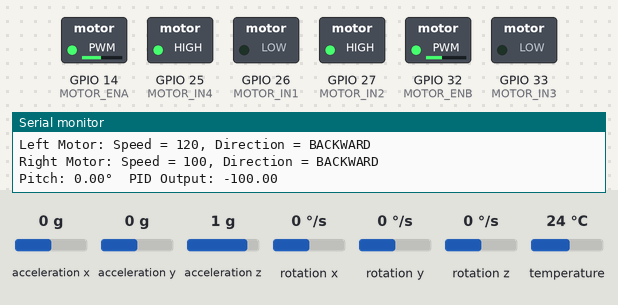
Bench run of a sketch on a simulated ESP32. On the bench: switched loads named in the sketch (green lamp = pin HIGH), the last lines printed to the serial monitor. The inputs (shaded band) are chosen by the test bench; at power-on: acceleration y 0 g, acceleration z 1 g, acceleration x 0 g, rotation x 0 °/s, rotation y 0 °/s, rotation z 0 °/s, temperature 24 °C.

Above: at 1.2 s.
1.3 s: acceleration y set to -1.4 g
At 2.0 s:
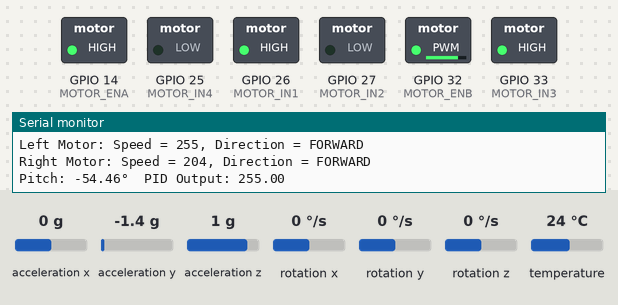
2.9 s: acceleration y set to 0 g
At 3.7 s:
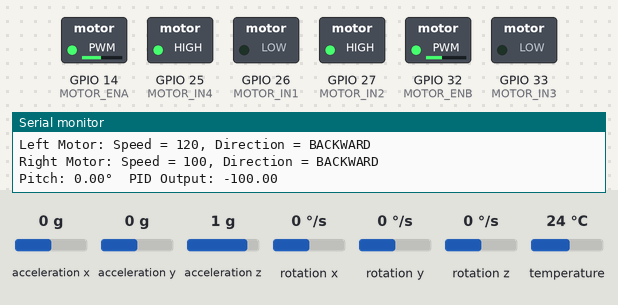
4.5 s: acceleration z set to 0.1 g
6.0 s: acceleration z set to -0.2 g
At 7.0 s:
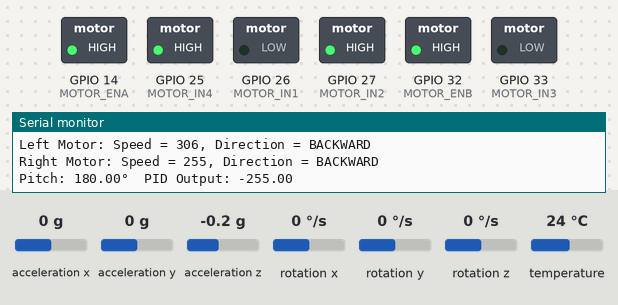
7.5 s: acceleration z set to 0 g
At 8.8 s:
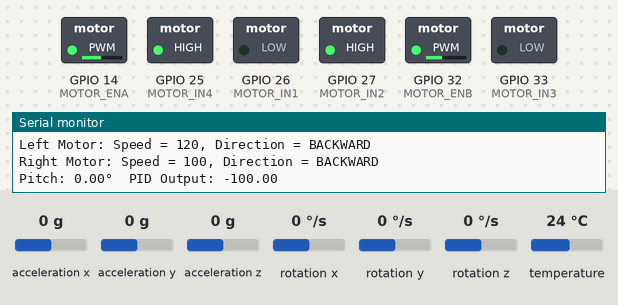
9.1 s: acceleration y set to -0.8 g
At 10.6 s:
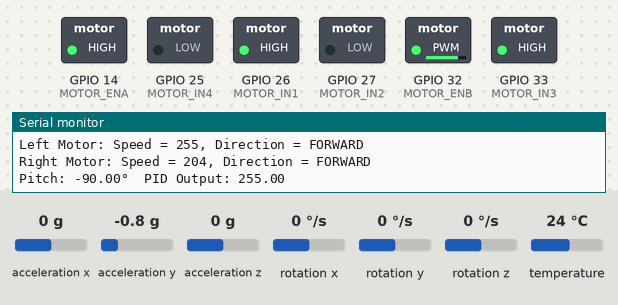
Timing chart, 0 to 11.6 s (numbered marks = the images above; inputs shaded):
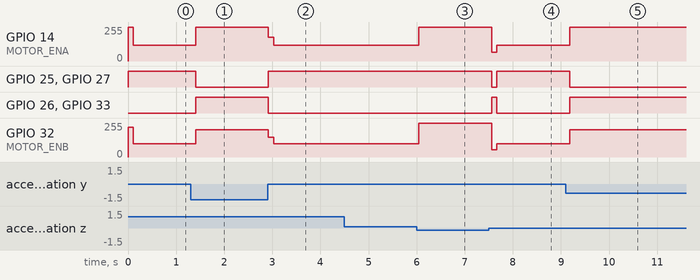

The sketch:

reading.ino
```cpp
#include <Wire.h>
#include <Adafruit_MPU6050.h>
#include <Adafruit_Sensor.h>

// Define motor driver pins for L293N
#define MOTOR_ENA 14  // Motor A PWM pin
#define MOTOR_IN1 26  // Motor A control pin
#define MOTOR_IN2 27  // Motor A control pin

#define MOTOR_ENB 32  // Motor B PWM pin
#define MOTOR_IN3 33  // Motor B control pin
#define MOTOR_IN4 25  // Motor B control pin

// Define MPU6050 interrupt pin
#define MPU_INT_PIN 2

Adafruit_MPU6050 mpu;

// PID constants
float kp = 40;  // Proportional gain
float ki = 0;   // Integral gain
float kd = 0.1;   // Derivative gain

float setPoint = -2.5;   // Target angle (upright position)
float lastError = 0;
float errorSum = 0;
float lastTime = 0;

void setup() {
  Serial.begin(115200);
  Wire.begin();

  // Initialize MPU6050
  if (!mpu.begin()) {
    Serial.println("Failed to find MPU6050 chip");
    while (1) { delay(10); }
  }

  mpu.setAccelerometerRange(MPU6050_RANGE_2_G);
  mpu.setGyroRange(MPU6050_RANGE_250_DEG);
  mpu.setFilterBandwidth(MPU6050_BAND_21_HZ);

  pinMode(MPU_INT_PIN, INPUT);

  // Motor setup
  pinMode(MOTOR_IN1, OUTPUT);
  pinMode(MOTOR_IN2, OUTPUT);
  pinMode(MOTOR_IN3, OUTPUT);
  pinMode(MOTOR_IN4, OUTPUT);

  // Configure PWM for motors
  ledcSetup(0, 1000, 8);  // Channel 0 for MOTOR_ENA
  ledcAttachPin(MOTOR_ENA, 0);  // Attach MOTOR_ENA to channel 0

  ledcSetup(1, 1000, 8);  // Channel 1 for MOTOR_ENB
  ledcAttachPin(MOTOR_ENB, 1);  // Attach MOTOR_ENB to channel 1

  Serial.println("MPU6050 and motor setup completed.");
}

void loop() {
  // Get MPU6050 sensor data
  sensors_event_t a, g, temp;
  mpu.getEvent(&a, &g, &temp);

  // Calculate pitch from accelerometer data
  float pitch = atan2(a.acceleration.y, a.acceleration.z) * 180 / PI;

  // Calculate PID control values
  float error = setPoint - pitch;
  float currentTime = millis();
  float deltaTime = (currentTime - lastTime) / 1000.0;  // Convert to seconds

  errorSum += error * deltaTime;  // Integral term
  float rateOfChange = (error - lastError) / deltaTime;  // Derivative term

  // PID output
  float pidOutput = (kp * error) + (ki * errorSum) + (kd * rateOfChange);

  // Constrain PID output to motor speed range (0 to 255)
  pidOutput = constrain(pidOutput, -255, 255);

  // Control motors based on PID output
  controlMotors(pidOutput);

  // Update last error and time
  lastError = error;
  lastTime = currentTime;

  // Display data for debugging
  Serial.print("Pitch: ");
  Serial.print(pitch);
  Serial.print("°\tPID Output: ");
  Serial.println(pidOutput);

  delay(100);  // Short delay for smoother operation
}

void controlMotors(float speed) {
  int leftMotorSpeed, rightMotorSpeed;

  // Split PID output for both motors
  if (speed > 0) {
    leftMotorSpeed = speed;
    rightMotorSpeed = speed - (speed * 0.2);  // Slightly reduce right motor speed for balancing
  } else {
    leftMotorSpeed = speed + (speed * 0.2);  // Slightly increase left motor speed for balancing
    rightMotorSpeed = speed;
  }

  // Control left motor (Motor A)
  if (leftMotorSpeed > 0) {
    digitalWrite(MOTOR_IN1, HIGH);
    digitalWrite(MOTOR_IN2, LOW);
    ledcWrite(0, leftMotorSpeed);  // Channel 0 controls MOTOR_ENA
    Serial.print("Left Motor: Speed = ");
    Serial.print(leftMotorSpeed);
    Serial.println(", Direction = FORWARD");
  } else {
    digitalWrite(MOTOR_IN1, LOW);
    digitalWrite(MOTOR_IN2, HIGH);
    ledcWrite(0, -leftMotorSpeed);  // Reverse motor speed
    Serial.print("Left Motor: Speed = ");
    Serial.print(-leftMotorSpeed);
    Serial.println(", Direction = BACKWARD");
  }

  // Control right motor (Motor B)
  if (rightMotorSpeed > 0) {
    digitalWrite(MOTOR_IN3, HIGH);
    digitalWrite(MOTOR_IN4, LOW);
    ledcWrite(1, rightMotorSpeed);  // Channel 1 controls MOTOR_ENB
    Serial.print("Right Motor: Speed = ");
    Serial.print(rightMotorSpeed);
    Serial.println(", Direction = FORWARD");
  } else {
    digitalWrite(MOTOR_IN3, LOW);
    digitalWrite(MOTOR_IN4, HIGH);
    ledcWrite(1, -rightMotorSpeed);  // Reverse motor speed
    Serial.print("Right Motor: Speed = ");
    Serial.print(-rightMotorSpeed);
    Serial.println(", Direction = BACKWARD");
  }
}
```

Measured:
- the behaviour switches between 0 and -0.1 g on acceleration z (found by bisection; images 2 and 3)
- after the input at 1.3 s, GPIO 14 (MOTOR_ENA): 120/255 → 255/255 after 0.11 s; GPIO 25 (MOTOR_IN4), GPIO 27 (MOTOR_IN2): HIGH → LOW after 0.11 s; GPIO 26 (MOTOR_IN1), GPIO 33 (MOTOR_IN3): LOW → HIGH after 0.11 s; GPIO 32 (MOTOR_ENB): 100/255 → 203/255 after 0.11 s
- after the input at 2.9 s, GPIO 14 (MOTOR_ENA): 255/255 → 179/255 at once, → 120/255 0.11 s later; GPIO 25 (MOTOR_IN4), GPIO 27 (MOTOR_IN2): LOW → HIGH at once; GPIO 26 (MOTOR_IN1), GPIO 33 (MOTOR_IN3): HIGH → LOW at once; GPIO 32 (MOTOR_ENB): 203/255 → 149/255 at once, → 100/255 0.11 s later
- after the input at 6.0 s, GPIO 14 (MOTOR_ENA): 120/255 → 255/255 after 0.05 s; GPIO 32 (MOTOR_ENB): 100/255 → 255/255 after 0.05 s
- after the input at 7.5 s, GPIO 14 (MOTOR_ENA): 255/255 → 66/255 after 0.06 s, → 120/255 0.11 s later; GPIO 25 (MOTOR_IN4), GPIO 27 (MOTOR_IN2): HIGH → LOW after 0.06 s, → HIGH 0.11 s later; GPIO 26 (MOTOR_IN1), GPIO 33 (MOTOR_IN3): LOW → HIGH after 0.06 s, → LOW 0.11 s later; GPIO 32 (MOTOR_ENB): 255/255 → 53/255 after 0.06 s, → 100/255 0.11 s later
- after the input at 9.1 s, GPIO 14 (MOTOR_ENA): 120/255 → 255/255 after 0.08 s; GPIO 25 (MOTOR_IN4), GPIO 27 (MOTOR_IN2): HIGH → LOW after 0.08 s; GPIO 26 (MOTOR_IN1), GPIO 33 (MOTOR_IN3): LOW → HIGH after 0.08 s; GPIO 32 (MOTOR_ENB): 100/255 → 203/255 after 0.08 s
